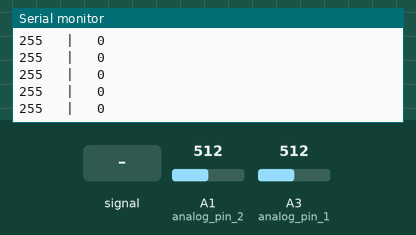
This sketch was run on a simulated Arduino Uno, built with avr-gcc and run on an emulated ATmega328P. Parts: the last lines printed to the serial monitor. The inputs (shaded band) are chosen by the test bench; at power-on: A3 (analog_pin_1) = 512, A1 (analog_pin_2) = 512.

Above: at 1.2 s.
1.3 s: A3 (analog_pin_1) fed a 200 Hz sine of ±81 counts around its level
At 1.9 s:
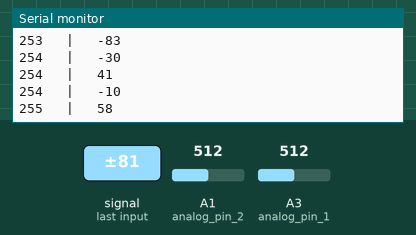
4.3 s: A3 (analog_pin_1) set to 716
At 4.9 s:
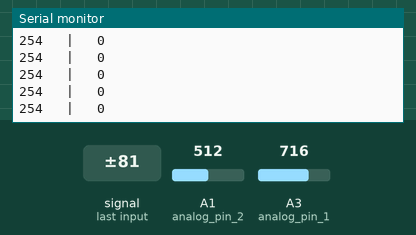
Timing chart, 0 to 7.3 s (numbered marks = the images above; inputs shaded):
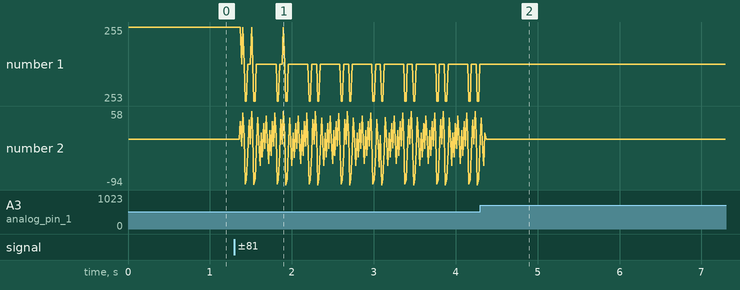

The sketch:

slide_theremin.ino
```cpp
long result_1;   //variable for the result of the tx_rx measurement.
long result_2;
float result;
int analog_pin_1 = A3;
int tx_pin_1 = 4;
int tx_pin_2 = 7;
int lightPin = 3;
int analog_pin_2 = A1;

int signal_1;
int signal_2;
int pitch_min = 130;
int pitch_max = 1050;

int max_1 = 0;
int min_1 = 100000;
int max_2 = 0;
int min_2 = 100000;

int get_rgb(float pitch) {

}

void setup() {
    pinMode(tx_pin_1, OUTPUT);      //Pin 4 provides the voltage step
    pinMode(tx_pin_2, OUTPUT);
    Serial.begin(9600);
}

void loop() {
    result_1 = tx_rx(tx_pin_1, analog_pin_1);

    if (result_1 > max_1){
      max_1 = result_1;
    } else if (result_1 < min_1) {
      min_1 = result_1;
    }

    result_2 = tx_rx(tx_pin_2, analog_pin_2);

    if (result_2 > max_2){
      max_2 = result_2;
    } else if (result_2 < min_2) {
      min_2 = result_2;
    }

    signal_1 = map(result_1, min_1, max_1, 0, 255);
    signal_2 = map(result_2, min_2, max_2, 0, 255);

    // result = float(result_1 + result_2) / 2.0;
    // result = float(result_1 - result_2);

    // int size = map(result, 0, 100, 0, 255);
    // analogWrite(lightPin, size);
    Serial.print(signal_1);
    Serial.print("   |   ");
    Serial.println(result_1);
    // Serial.println(result);
}


long tx_rx(int tx_pin, int analog_pin){         // Function to execute rx_tx algorithm and return a value
                      // that depends on coupling of two electrodes.
                      // Value returned is a long integer.
  int read_high;
  int read_low;
  int diff;
  long int sum;
  int N_samples = 10;    // Number of samples to take.  Larger number slows it down, but reduces scatter.

  sum = 0;

  for (int i = 0; i < N_samples; i++){
   digitalWrite(tx_pin,HIGH);              // Step the voltage high on conductor 1.
   read_high = analogRead(analog_pin);     // Measure response of conductor 2.
   delayMicroseconds(100);                 // Delay to reach steady state.
   digitalWrite(tx_pin,LOW);               // Step the voltage to zero on conductor 1.
   read_low = analogRead(analog_pin);      // Measure response of conductor 2.
   diff = read_high - read_low;            // desired answer is the difference between high and low.
   sum += diff;                            // Sums up N_samples of these measurements.
 }
  return sum;
}
```

Measured:
- after the input at 1.3 s, the serial monitor: prints a new line after 0.07 s (image 1)
- after the input at 4.3 s, the serial monitor: prints a new line after 0.07 s (image 2)
- plotted number 1: 255 → 254 after the input at 1.3 s
- plotted number 2: 0 → -24 after the input at 1.3 s
